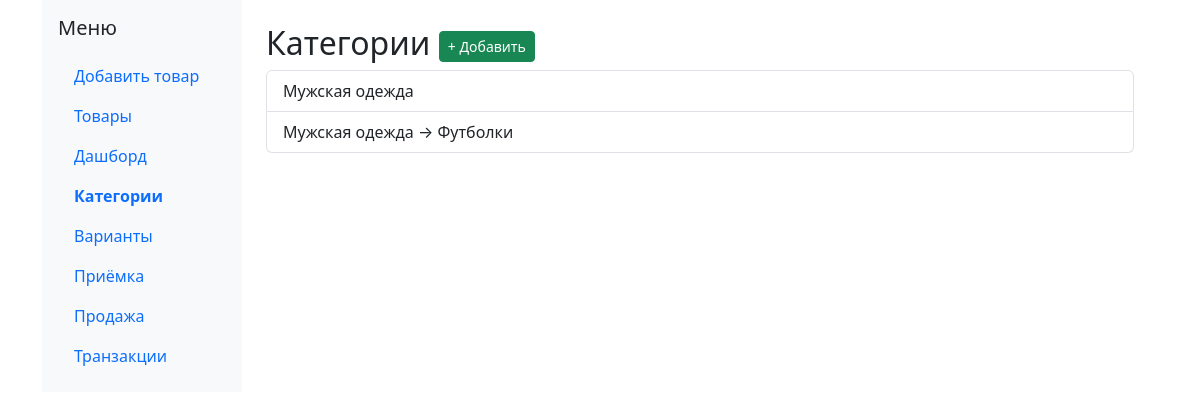
Page /categories/ on the committed database.
### inventory/models.py (models this page shows)
class Category(models.Model):
    name = models.CharField(max_length=100)
    parent = models.ForeignKey(
        'self', null=True, blank=True,
        related_name='subcategories', on_delete=models.CASCADE
    )
    def __str__(self):
        return self.name if not self.parent else f"{self.parent} → {self.name}"

### inventory/views.py (the view)
# urls.py: path('categories/', CategoryListView.as_view(), name='category-list'),
class CategoryListView(ListView):
    model = Category
    template_name = 'inventory/category_list.html'

### templates/inventory/category_list.html (shortened to what this page needs)
{% extends "base.html" %}
{% block content %}
  <h2>Категории
    <a href="{% url 'category-add' %}" class="btn btn-sm btn-success">+ Добавить</a>
  </h2>
  <ul class="list-group">
    {% for c in object_list %}
      <li class="list-group-item">{{ c }}</li>
    {% empty %}
      <li class="list-group-item">Нет категорий</li>
    {% endfor %}
  </ul>
{% endblock %}

### rows in the picture
Category: parent+name "Мужская одежда"
Category: parent+name "Мужская одежда → Футболки"
